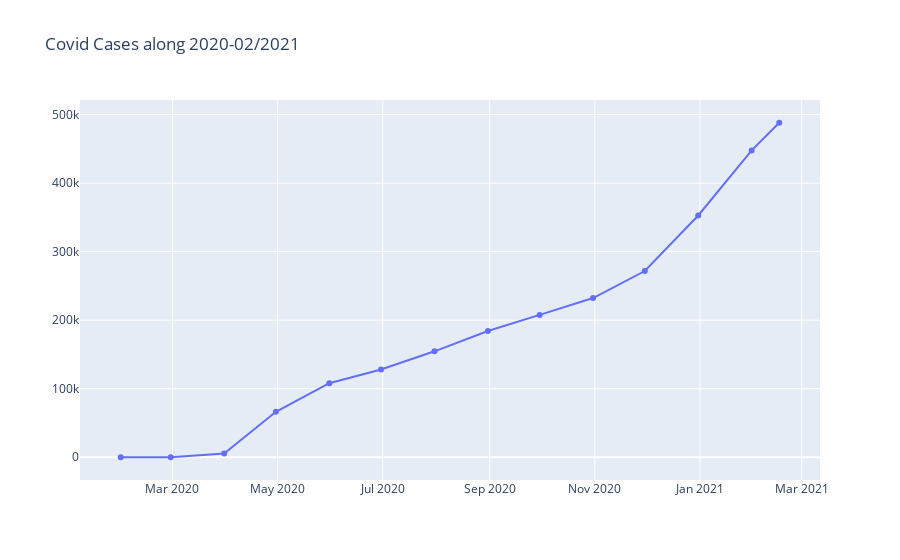
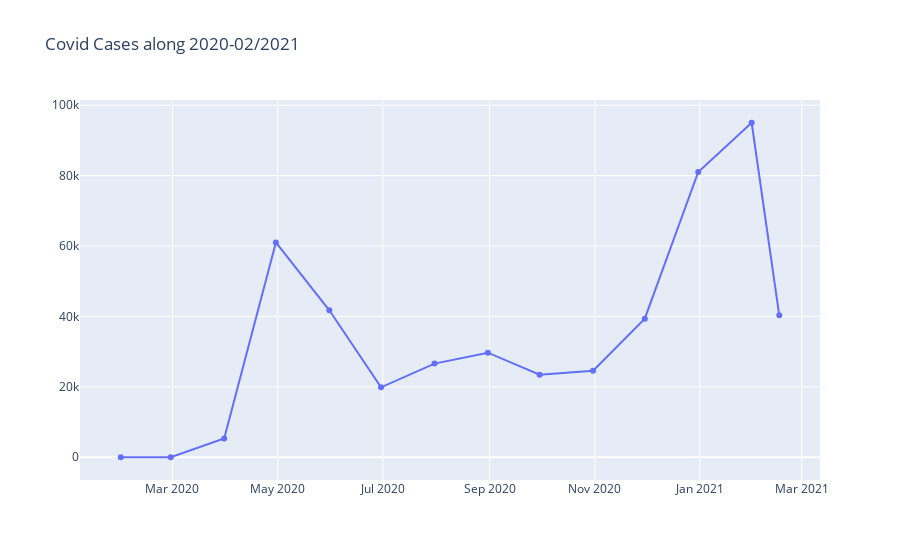

Notebook source saved alongside these figures, in order:
### Code cell
plotly.offline.init_notebook_mode(connected=True)

plotly.offline.iplot({
    'data': [go.Scatter(x = x_axis, y = d_axis)],
    'layout' : go.Layout(title = 'Covid Cases along 2020-02/2021')
})

plotly.offline.iplot({
    'data' : [go.Scatter(x = x_axis, y = dd_axis)],
    'layout' : go.Layout(title = 'Covid Cases along 2020-02/2021')
})

### Figure 1 — Plotly figure (JSON) as saved in the notebook; plotly's stock layout.template omitted (floating-point values rounded to 4 significant figures)
{"data": [{"type": "scatter", "x": ["2020-01-31T00:00:00", "2020-02-29T00:00:00", "2020-03-31T00:00:00", "2020-04-30T00:00:00", "2020-05-31T00:00:00", "2020-06-30T00:00:00", "2020-07-31T00:00:00", "2020-08-31T00:00:00", "2020-09-30T00:00:00", "2020-10-31T00:00:00", "2020-11-30T00:00:00", "2020-12-31T00:00:00", "2021-01-31T00:00:00", "2021-02-16T00:00:00"], "y": [0, 1, 5334, 66366, 108107, 127980, 154585, 184290, 207741, 232335, 271710, 352752, 447772, 488081]}], "layout": {"title": {"text": "Covid Cases along 2020-02/2021"}}}

### Figure 2 — Plotly figure (JSON) as saved in the notebook; plotly's stock layout.template omitted (floating-point values rounded to 4 significant figures)
{"data": [{"type": "scatter", "x": ["2020-01-31T00:00:00", "2020-02-29T00:00:00", "2020-03-31T00:00:00", "2020-04-30T00:00:00", "2020-05-31T00:00:00", "2020-06-30T00:00:00", "2020-07-31T00:00:00", "2020-08-31T00:00:00", "2020-09-30T00:00:00", "2020-10-31T00:00:00", "2020-11-30T00:00:00", "2020-12-31T00:00:00", "2021-01-31T00:00:00", "2021-02-16T00:00:00"], "y": [0, 1, 5333, 61032, 41741, 19873, 26605, 29705, 23451, 24594, 39375, 81042, 95020, 40309]}], "layout": {"title": {"text": "Covid Cases along 2020-02/2021"}}}
